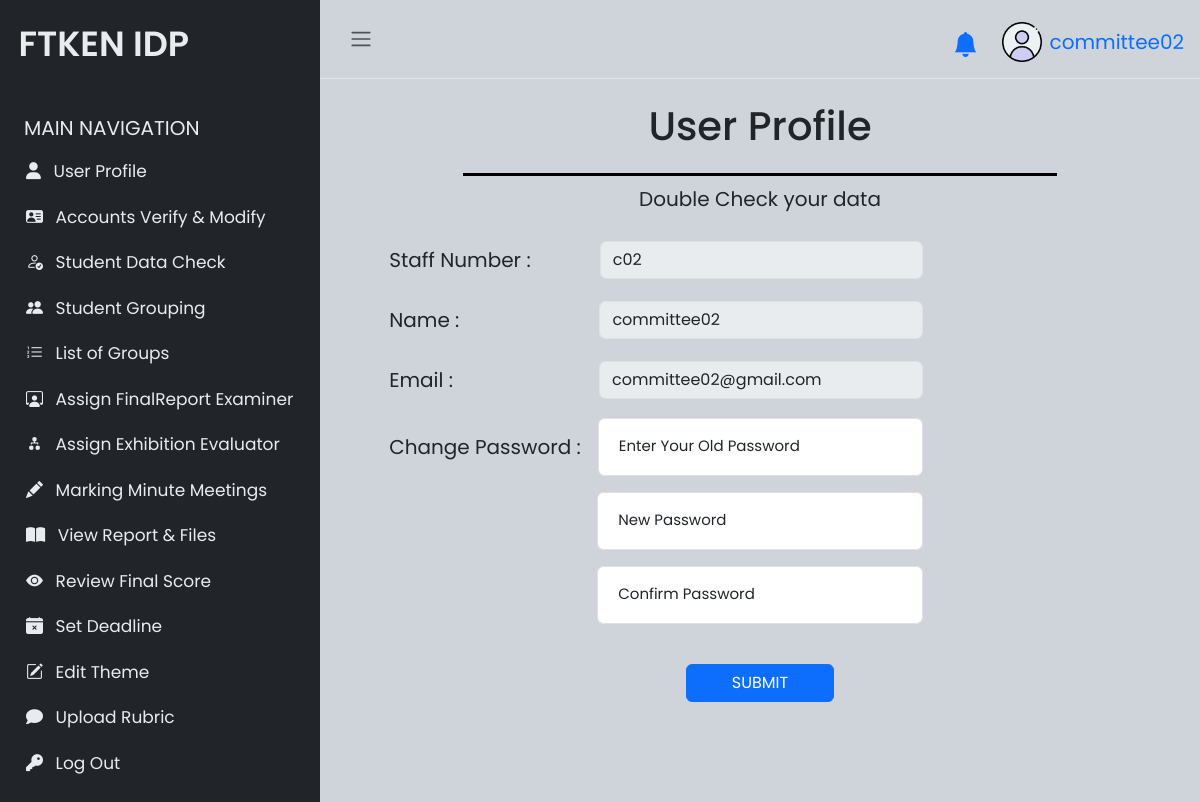
/committee/setting.php (signed in), run on the app's committed database.
### tables this page shows
CREATE TABLE `committee` (
  `cid` int(11) NOT NULL,
  `name` varchar(200) NOT NULL,
  `staffnum` varchar(200) NOT NULL,
  `email` varchar(200) NOT NULL,
  `pass` varchar(200) NOT NULL,
  `salt` varchar(100) NOT NULL,
  `verify` tinyint(1) NOT NULL
);

### committee/setting.php (the view, shortened to what this page needs)
<!DOCTYPE html>
<html lang="en">
<?php
include './sidebarComm.php';
$commid = $_SESSION['id'];
$sqlUser = "SELECT * FROM committee WHERE cid = '$commid'";
$resultUser = mysqli_query($conn, $sqlUser);
$infoUser = mysqli_fetch_all($resultUser, MYSQLI_ASSOC);
if (mysqli_num_rows($resultUser) > 0){
    $name = htmlspecialchars($infoUser[0]['name']);
    $staffnum = htmlspecialchars($infoUser[0]['staffnum']);
    $email = htmlspecialchars($infoUser[0]['email']);
}
?>
<!DOCTYPE html>
<html lang="en">
<head>
        <div class="main">
            <main class="content px-3 py-2">
            <div class="container">
            <form class="profile-form" method="post" action="<?php echo $_SERVER['PHP_SELF'] ?>">
                <div class="title-container">
                    <h1 class="text-center">User Profile</h1>
                </div>
                <p class="mt-2 text-center"><span class="due-msg">Double Check your data</span></p>
                <div class="row g-3 align-items-center py-2">
                    <div class="col-auto">
                        <label for="username" class="col-form-label">Staff Number :</label>
                    </div>
                    <div class="col">
                        <input type="text" class="form-control sticky-textbox" disabled readonly id="username" placeholder="Info not completed, please inform your supervisor" value="<?php echo isset($staffnum)?htmlspecialchars($staffnum):'';?>">
                    </div>
                </div>
                <div class="row g-3 align-items-center py-2">
                    <div class="col-auto">
                        <label for="ic" class="col-form-label">Name :</label>
                    </div>
                    <div class="col">
                        <input type="text" class="form-control sticky-textbox-2" disabled readonly id="ic" placeholder="Info not completed, please inform your supervisor" value="<?php echo isset($name)?htmlspecialchars($name):'';?>">
                    </div>
                </div>
                <div class="row g-3 align-items-center py-2">
                    <div class="col-auto">
                        <label for="matrix" class="col-form-label">Email :</label>
                    </div>
                    <div class="col">
                        <input type="text" class="form-control sticky-textbox-3" disabled readonly id="matrix" placeholder="Info not completed, please inform your supervisor" value="<?php echo isset($email)?htmlspecialchars($email):'';?>">
                    </div>
                </div>
                <div class="row g-3 align-items-center py-2 password-container">
                    <div class="col-auto">
                        <label for="pass" class="col-form-label">Change Password :</label>
                    </div>
                    <div class="col form-floating sticky-textbox-14 custom-textbox">
                        <input type="password" class="form-control " id="oldpass" name="oldpass" placeholder="Enter old Password" value="<?php echo isset($_POST['oldpass'])? htmlspecialchars($_POST['oldpass']):'';?>">
                        <label for="oldpass" class="ms-3"><span class="custom-display">Enter Your</span> Old Password</label>
                    </div>
                </div>
                <div class="row g-3 align-items-center py-2">
                    <div class="col form-floating sticky-textbox-11 custom-textbox">
                        <input type="password" class="form-control " id="newpass" name="newpass" placeholder="Enter new Password" value="<?php echo isset($_POST['newpass'])? htmlspecialchars($_POST['newpass']):'';?>">
                        <label for="newpass" class="ms-3">New Password</label>
                    </div>
                </div>
                <div class="row g-3 align-items-center py-2">
                    <div class="col form-floating sticky-textbox-11 custom-textbox">
                        <input type="password" class="form-control " id="confirmpass" name="confirmpass" placeholder="Enter again the Password" value="<?php echo isset($_POST['confirmpass'])?htmlspecialchars($_POST['confirmpass']):'';?>">
                        <label for="confirmpass" class="ms-3">Confirm Password</label>
                    </div>
                </div>
                <div class="py-2 d-flex justify-content-center" >
                    <button type="submit" id="submit" name="submit" class="btn btn-block mt-2 btn-custom-shadow custom-content-btn btn-custom-size btn-primary">SUBMIT</button>
                </div>
            </form>
            </div>
            </main>
        </div>
</body>
</html>

### committee/sidebarComm.php (style rules this page uses)
body { font-family: 'Poppins', sans-serif; font-size: 20px; opacity: 1; overflow-y: scroll; margin: 0; }
.main { display: flex; flex-direction: column; min-height: 100vh; min-width: 0; overflow: hidden; transition: all 0.35s ease-in-out; width: 100%; background: var(--bs-dark-bg-subtle); }
.content { flex: 1; max-width: 100vw; width: 100vw; }
@media (min-width:768px) { .content { max-width: auto; width: auto; } }
.title-container { border-bottom: 3px solid black; width: 80%; text-align: center; margin: 0 auto; display: flex; align-items: center; justify-content: center; box-sizing: border-box; padding: 15px 0; }

### committee/setting.php (style rules this page uses)
.title-container { border-bottom : 3px solid black; }
.container { display: flex; justify-content: center; align-items: center; }
.profile-form { width: 90%; max-width: 1100px; }
.custom-textbox { font-size: 15px; }
.sticky-textbox { right: 0; width: calc(100% - 53px - 208px); margin-left: 53px; margin-right: 208px; }
.sticky-textbox-2 { right: 0; width: calc(100% - 124px - 208px); margin-left: 124px; margin-right: 208px; }
.sticky-textbox-3 { right: 0; width: calc(100% - 130px - 208px); margin-left: 130px; margin-right: 208px; }
.sticky-textbox-11 { right: 0; width: calc(100% - 208px - 208px); margin-left: 208px; margin-right: 208px; }
.sticky-textbox-14 { right: 0; width: calc(100% - 1px - 208px); margin-left: 1px; margin-right: 208px; }
.btn-custom-size { width:20%; }

### data on the page
committee: staffnum "c02", name "committee02", email "committee02@gmail.com"

### other printed values
$_SESSION['username'] "committee02"
